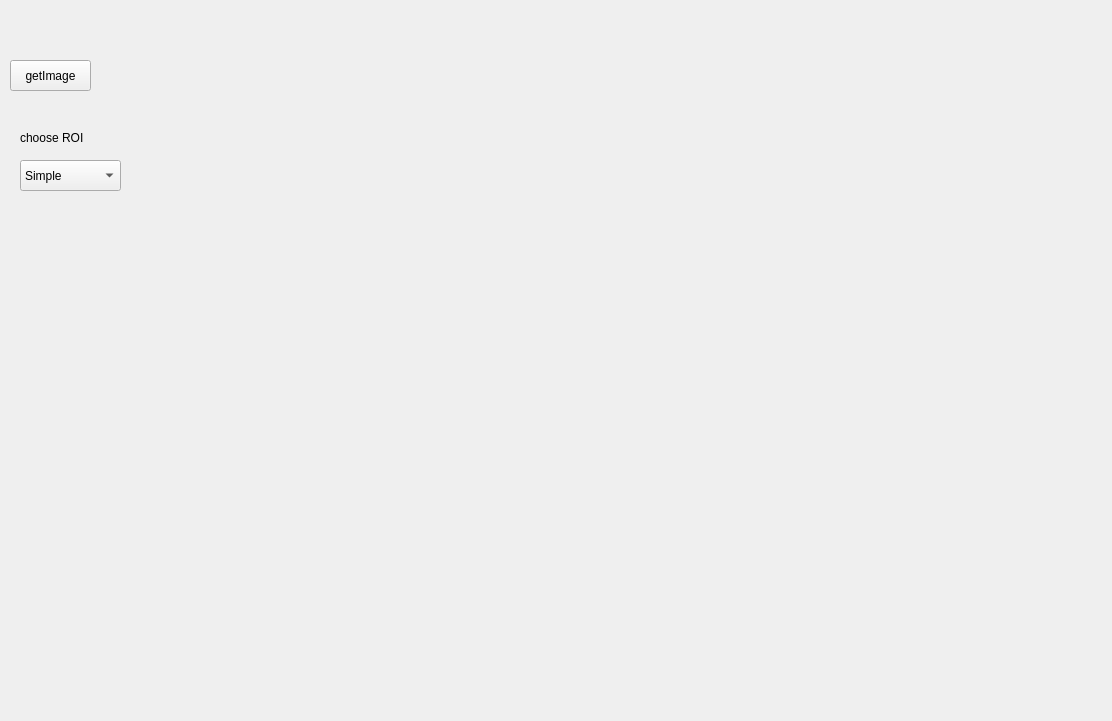
<?xml version="1.0" encoding="UTF-8"?>
<ui version="4.0">
 <class>Widget</class>
 <widget class="QWidget" name="Widget">
  <property name="geometry">
   <rect>
    <x>0</x>
    <y>0</y>
    <width>1112</width>
    <height>721</height>
   </rect>
  </property>
  <property name="windowTitle">
   <string>Widget</string>
  </property>
  <widget class="QPushButton" name="getpicBt">
   <property name="geometry">
    <rect>
     <x>10</x>
     <y>60</y>
     <width>81</width>
     <height>31</height>
    </rect>
   </property>
   <property name="text">
    <string>getImage</string>
   </property>
  </widget>
  <widget class="QWidget" name="verticalLayoutWidget">
   <property name="geometry">
    <rect>
     <x>200</x>
     <y>60</y>
     <width>901</width>
     <height>651</height>
    </rect>
   </property>
   <layout class="QVBoxLayout" name="showLayout"/>
  </widget>
  <widget class="QLabel" name="label">
   <property name="geometry">
    <rect>
     <x>20</x>
     <y>130</y>
     <width>81</width>
     <height>16</height>
    </rect>
   </property>
   <property name="text">
    <string>choose ROI</string>
   </property>
  </widget>
  <widget class="QComboBox" name="ROIBox">
   <property name="geometry">
    <rect>
     <x>20</x>
     <y>160</y>
     <width>101</width>
     <height>31</height>
    </rect>
   </property>
   <item>
    <property name="text">
     <string>Simple</string>
    </property>
   </item>
   <item>
    <property name="text">
     <string>Caliper</string>
    </property>
   </item>
   <item>
    <property name="text">
     <string>Point</string>
    </property>
   </item>
  </widget>
 </widget>
 <resources/>
 <connections/>
</ui>
